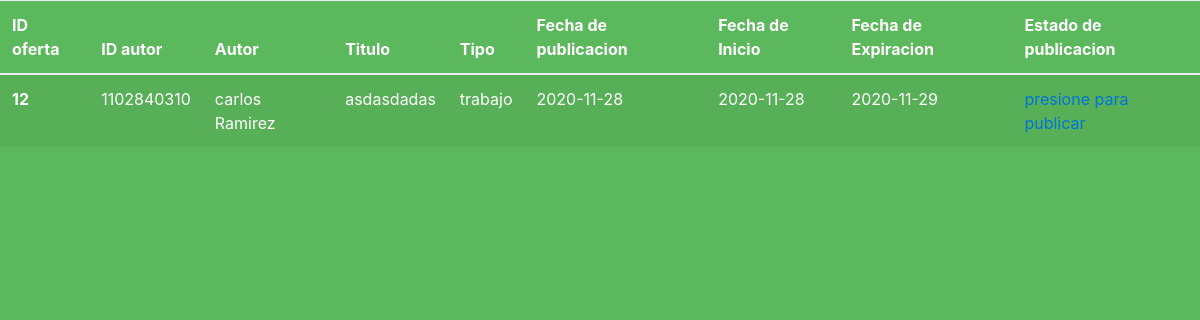
The page /controller/admin-twitter.php on the database its author committed.
### tables this page shows
CREATE TABLE `twitter` (
  `tIDPub` int(11) NOT NULL,
  `url` varchar(100) DEFAULT NULL,
  `publicado` tinyint(1) NOT NULL DEFAULT '0',
  `ofertaID` int(11) NOT NULL
);

CREATE TABLE `oferta` (
  `ofertaID` int(11) NOT NULL,
  `userID` int(11) NOT NULL,
  `Titulo` varchar(30) NOT NULL,
  `Contenido` varchar(750) NOT NULL,
  `FechaPub` date NOT NULL,
  `FechaInicio` date NOT NULL,
  `FechaExp` date NOT NULL,
  `TipoOferta` varchar(15) NOT NULL
);

CREATE TABLE `usuario` (
  `Nombre` varchar(20) NOT NULL,
  `Apellido` varchar(20) NOT NULL,
  `Password` varchar(50) NOT NULL,
  `email` varchar(60) NOT NULL,
  `TipoUser` varchar(20) NOT NULL,
  `userID` int(15) NOT NULL,
  `userID-tipo` char(3) NOT NULL
);

### controller/admin-twitter.php (the view, shortened to what this page needs)
<?php
$dbc = mysqli_connect(DB_HOST, DB_USER, DB_PASSWORD, DB_NAME);
$query = "SELECT * FROM `twitter` JOIN `oferta` ON twitter.ofertaID = oferta.OfertaID JOIN `usuario` ON usuario.userID = oferta.userID ORDER BY FechaPub DESC, FechaExp ASC";
$data = mysqli_query($dbc, $query)  or die(mysqli_error($dbc));
include_once('../views/header-deep.view.php');
?>
<table class="table table-striped">
    <thead class="thead-dark">
        <tr>
            <th scope="col">ID oferta</th>
            <th scope="col">ID autor</th>
            <th scope="col">Autor</th>
            <th scope="col">Titulo</th>
            <th scope="col">Tipo</th>
            <th scope="col">Fecha de publicacion</th>
            <th scope="col">Fecha de Inicio</th>
            <th scope="col">Fecha de Expiracion</th>
            <th scope="col">Estado de publicacion</th>
        </tr>
    </thead>
    <?php
    echo '<tbody>';
    while ($row = mysqli_fetch_array($data)) {
        echo '<td scope="row"><strong>' . $row['ofertaID'] . '</strong></td>';
        echo '<td>' . $row['userID'] . '</td>';
        echo '<td>' . $row['Nombre'] . ' ' . $row['Apellido'] . '</td>';
        echo '<td>' . $row['Titulo'] . '</td>';
        echo '<td>' . $row['TipoOferta'] . '</td>';
        echo '<td>' . $row['FechaPub'] . '</td>';
        echo '<td>' . $row['FechaInicio'] . '</td>';
        echo '<td>' . $row['FechaExp'] . '</td>';
        if ($row['publicado'] == 0) {
            echo "<td><a href='../model/publicar-tweet.php?codTweet=$row[tIDPub]'>presione para publicar</a></td>";
        } else {
            echo '<td>' . 'Publicado' . '</td>';
        }
    }
    echo '</tbody>';
    echo '</table>';
    include_once('../views/footer-deep.view.php');

### rsc/css/style.css (style rules this page uses)
html { box-sizing: border-box; font-size: 16px; }
*, *:before, *:after { box-sizing: inherit; }
body, h1, h2, h3, h4, h5, h6, p, ol, ul { margin: 0; padding: 0; font-weight: normal; }

### rows shown on the page
twitter: ofertaID.ofertaID "12", usuario.userID "1102840310", usuario.Nombre "carlos", usuario.Apellido "Ramirez", ofertaID.Titulo "asdasdadas", ofertaID.TipoOferta "trabajo", ofertaID.FechaPub "2020-11-28", ofertaID.FechaInicio "2020-11-28", ofertaID.FechaExp "2020-11-29"
